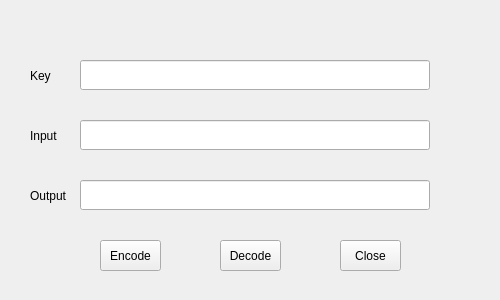
<?xml version="1.0" encoding="UTF-8"?>
<ui version="4.0">
 <class>ToolsUrl</class>
 <widget class="QWidget" name="ToolsUrl">
  <property name="geometry">
   <rect>
    <x>0</x>
    <y>0</y>
    <width>500</width>
    <height>300</height>
   </rect>
  </property>
  <property name="windowTitle">
   <string>ToolsUrl</string>
  </property>
  <widget class="QLineEdit" name="keyLineEdit">
   <property name="geometry">
    <rect>
     <x>80</x>
     <y>60</y>
     <width>350</width>
     <height>30</height>
    </rect>
   </property>
  </widget>
  <widget class="QLineEdit" name="inputLineEdit">
   <property name="geometry">
    <rect>
     <x>80</x>
     <y>120</y>
     <width>350</width>
     <height>30</height>
    </rect>
   </property>
  </widget>
  <widget class="QLineEdit" name="outPutLineEdit">
   <property name="geometry">
    <rect>
     <x>80</x>
     <y>180</y>
     <width>350</width>
     <height>30</height>
    </rect>
   </property>
  </widget>
  <widget class="QLabel" name="label">
   <property name="geometry">
    <rect>
     <x>30</x>
     <y>65</y>
     <width>31</width>
     <height>21</height>
    </rect>
   </property>
   <property name="text">
    <string>Key</string>
   </property>
  </widget>
  <widget class="QLabel" name="label_2">
   <property name="geometry">
    <rect>
     <x>30</x>
     <y>125</y>
     <width>41</width>
     <height>21</height>
    </rect>
   </property>
   <property name="text">
    <string>Input</string>
   </property>
  </widget>
  <widget class="QLabel" name="label_3">
   <property name="geometry">
    <rect>
     <x>30</x>
     <y>185</y>
     <width>41</width>
     <height>21</height>
    </rect>
   </property>
   <property name="text">
    <string>Output</string>
   </property>
  </widget>
  <widget class="QPushButton" name="encodeButton">
   <property name="geometry">
    <rect>
     <x>100</x>
     <y>240</y>
     <width>61</width>
     <height>31</height>
    </rect>
   </property>
   <property name="text">
    <string>Encode</string>
   </property>
  </widget>
  <widget class="QPushButton" name="decodeButton">
   <property name="geometry">
    <rect>
     <x>220</x>
     <y>240</y>
     <width>61</width>
     <height>31</height>
    </rect>
   </property>
   <property name="text">
    <string>Decode</string>
   </property>
  </widget>
  <widget class="QPushButton" name="closeButton">
   <property name="geometry">
    <rect>
     <x>340</x>
     <y>240</y>
     <width>61</width>
     <height>31</height>
    </rect>
   </property>
   <property name="text">
    <string>Close</string>
   </property>
  </widget>
 </widget>
 <resources/>
 <connections/>
</ui>
